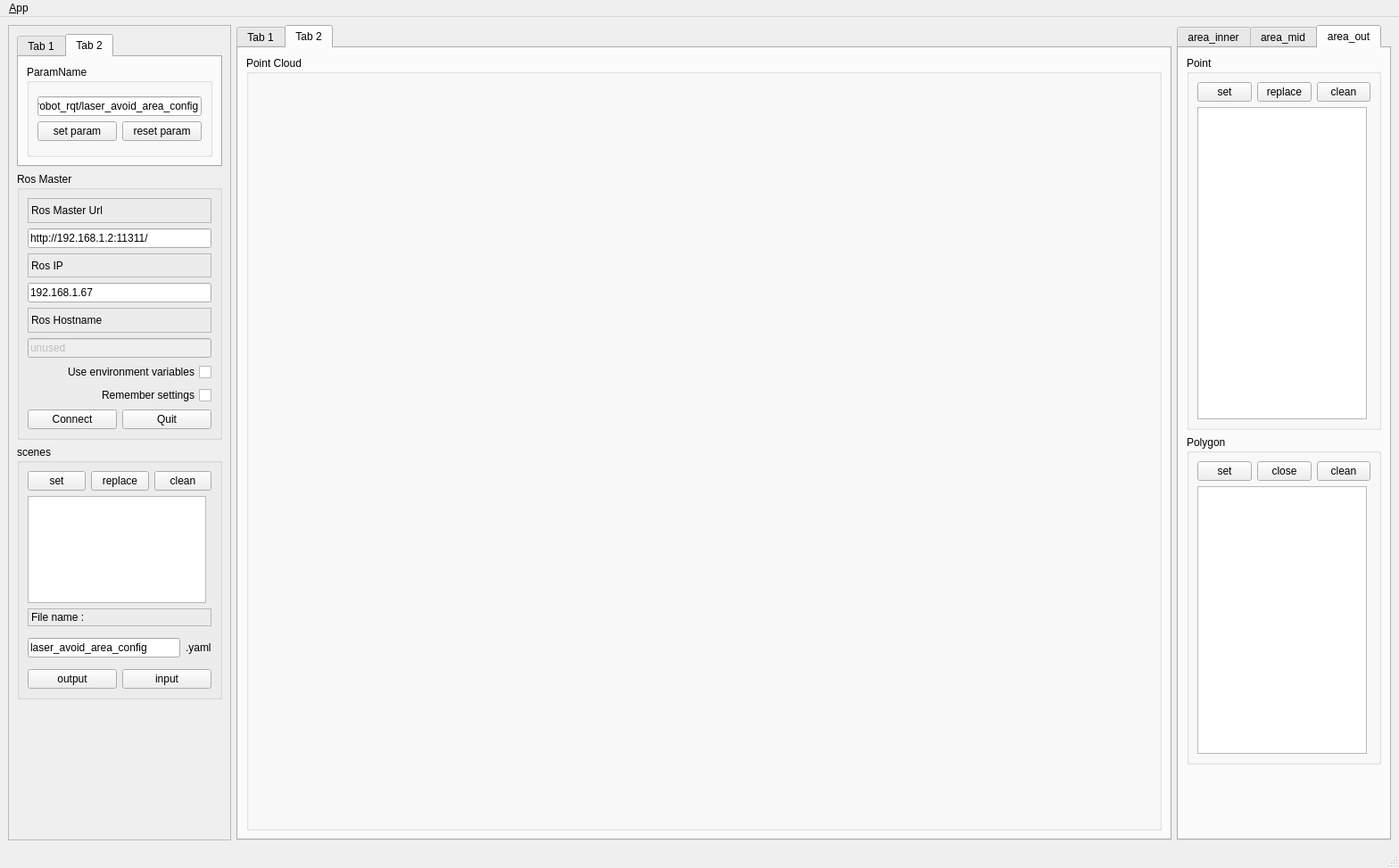
<?xml version="1.0" encoding="UTF-8"?>
<ui version="4.0">
 <class>MainWindowDesign</class>
 <widget class="QMainWindow" name="MainWindowDesign">
  <property name="geometry">
   <rect>
    <x>0</x>
    <y>0</y>
    <width>1568</width>
    <height>973</height>
   </rect>
  </property>
  <property name="windowTitle">
   <string>QRosApp</string>
  </property>
  <property name="windowIcon">
   <iconset resource="../resources/images.qrc">
    <normaloff>:/images/icon.png</normaloff>:/images/icon.png</iconset>
  </property>
  <property name="locale">
   <locale language="English" country="Australia"/>
  </property>
  <widget class="QWidget" name="centralwidget">
   <layout class="QHBoxLayout" name="horizontalLayout_10">
    <item>
     <widget class="QFrame" name="frame">
      <property name="sizePolicy">
       <sizepolicy hsizetype="Minimum" vsizetype="Preferred">
        <horstretch>0</horstretch>
        <verstretch>0</verstretch>
       </sizepolicy>
      </property>
      <property name="minimumSize">
       <size>
        <width>250</width>
        <height>0</height>
       </size>
      </property>
      <property name="maximumSize">
       <size>
        <width>250</width>
        <height>16777215</height>
       </size>
      </property>
      <property name="frameShape">
       <enum>QFrame::StyledPanel</enum>
      </property>
      <property name="frameShadow">
       <enum>QFrame::Raised</enum>
      </property>
      <layout class="QVBoxLayout" name="verticalLayout_25">
       <item>
        <widget class="QTabWidget" name="tabWidget_3">
         <property name="currentIndex">
          <number>1</number>
         </property>
         <widget class="QWidget" name="tab">
          <attribute name="title">
           <string>Tab 1</string>
          </attribute>
          <layout class="QVBoxLayout" name="verticalLayout_24">
           <item>
            <widget class="QGroupBox" name="groupBox_10">
             <property name="title">
              <string>topic_choose</string>
             </property>
             <layout class="QVBoxLayout" name="verticalLayout_5">
              <item>
               <layout class="QVBoxLayout" name="verticalLayout_3">
                <item>
                 <widget class="QLineEdit" name="lineEdit_topic">
                  <property name="text">
                   <string>/scan</string>
                  </property>
                 </widget>
                </item>
                <item>
                 <layout class="QHBoxLayout" name="horizontalLayout_13">
                  <item>
                   <widget class="QPushButton" name="btn_set_topic">
                    <property name="text">
                     <string>topic_set</string>
                    </property>
                   </widget>
                  </item>
                  <item>
                   <widget class="QPushButton" name="btn_reset_topic">
                    <property name="text">
                     <string>topic_reset</string>
                    </property>
                   </widget>
                  </item>
                 </layout>
                </item>
               </layout>
              </item>
             </layout>
            </widget>
           </item>
          </layout>
         </widget>
         <widget class="QWidget" name="tab_2">
          <attribute name="title">
           <string>Tab 2</string>
          </attribute>
          <layout class="QVBoxLayout" name="verticalLayout_26">
           <item>
            <widget class="QGroupBox" name="groupBox_11">
             <property name="title">
              <string>ParamName</string>
             </property>
             <layout class="QVBoxLayout" name="verticalLayout_23">
              <item>
               <layout class="QVBoxLayout" name="verticalLayout_7">
                <item>
                 <widget class="QLineEdit" name="lineEdit_paramName">
                  <property name="text">
                   <string>/robot_rqt/laser_avoid_area_config</string>
                  </property>
                 </widget>
                </item>
                <item>
                 <layout class="QHBoxLayout" name="horizontalLayout_15">
                  <item>
                   <widget class="QPushButton" name="btn_set_paramName">
                    <property name="text">
                     <string>set param</string>
                    </property>
                   </widget>
                  </item>
                  <item>
                   <widget class="QPushButton" name="btn_reset_paramName">
                    <property name="text">
                     <string>reset param</string>
                    </property>
                   </widget>
                  </item>
                 </layout>
                </item>
               </layout>
              </item>
             </layout>
            </widget>
           </item>
          </layout>
         </widget>
        </widget>
       </item>
       <item>
        <widget class="QGroupBox" name="groupBox">
         <property name="minimumSize">
          <size>
           <width>0</width>
           <height>300</height>
          </size>
         </property>
         <property name="maximumSize">
          <size>
           <width>16777215</width>
           <height>300</height>
          </size>
         </property>
         <property name="title">
          <string>Ros Master</string>
         </property>
         <layout class="QVBoxLayout" name="verticalLayout_6">
          <item>
           <layout class="QVBoxLayout" name="verticalLayout">
            <item>
             <widget class="QLabel" name="label">
              <property name="frameShape">
               <enum>QFrame::StyledPanel</enum>
              </property>
              <property name="frameShadow">
               <enum>QFrame::Raised</enum>
              </property>
              <property name="text">
               <string>Ros Master Url</string>
              </property>
             </widget>
            </item>
            <item>
             <widget class="QLineEdit" name="line_edit_master">
              <property name="text">
               <string>http://192.168.1.2:11311/</string>
              </property>
             </widget>
            </item>
            <item>
             <widget class="QLabel" name="label_2">
              <property name="frameShape">
               <enum>QFrame::StyledPanel</enum>
              </property>
              <property name="frameShadow">
               <enum>QFrame::Raised</enum>
              </property>
              <property name="text">
               <string>Ros IP</string>
              </property>
             </widget>
            </item>
            <item>
             <widget class="QLineEdit" name="line_edit_host">
              <property name="text">
               <string>192.168.1.67</string>
              </property>
             </widget>
            </item>
            <item>
             <widget class="QLabel" name="label_3">
              <property name="frameShape">
               <enum>QFrame::StyledPanel</enum>
              </property>
              <property name="frameShadow">
               <enum>QFrame::Raised</enum>
              </property>
              <property name="text">
               <string>Ros Hostname</string>
              </property>
             </widget>
            </item>
            <item>
             <widget class="QLineEdit" name="line_edit_topic">
              <property name="enabled">
               <bool>false</bool>
              </property>
              <property name="text">
               <string>unused</string>
              </property>
             </widget>
            </item>
            <item>
             <widget class="QCheckBox" name="checkbox_use_environment">
              <property name="layoutDirection">
               <enum>Qt::RightToLeft</enum>
              </property>
              <property name="text">
               <string>Use environment variables</string>
              </property>
             </widget>
            </item>
            <item>
             <widget class="QCheckBox" name="checkbox_remember_settings">
              <property name="layoutDirection">
               <enum>Qt::RightToLeft</enum>
              </property>
              <property name="text">
               <string>Remember settings</string>
              </property>
             </widget>
            </item>
            <item>
             <layout class="QHBoxLayout" name="horizontalLayout_2">
              <item>
               <widget class="QPushButton" name="button_connect">
                <property name="enabled">
                 <bool>true</bool>
                </property>
                <property name="sizePolicy">
                 <sizepolicy hsizetype="MinimumExpanding" vsizetype="Fixed">
                  <horstretch>0</horstretch>
                  <verstretch>0</verstretch>
                 </sizepolicy>
                </property>
                <property name="toolTip">
                 <string>Set the target to the current joint trajectory state.</string>
                </property>
                <property name="statusTip">
                 <string>Clear all waypoints and set the target to the current joint trajectory state.</string>
                </property>
                <property name="text">
                 <string>Connect</string>
                </property>
               </widget>
              </item>
              <item>
               <widget class="QPushButton" name="quit_button">
                <property name="sizePolicy">
                 <sizepolicy hsizetype="MinimumExpanding" vsizetype="Fixed">
                  <horstretch>0</horstretch>
                  <verstretch>0</verstretch>
                 </sizepolicy>
                </property>
                <property name="text">
                 <string>Quit</string>
                </property>
               </widget>
              </item>
             </layout>
            </item>
           </layout>
          </item>
         </layout>
        </widget>
       </item>
       <item>
        <widget class="QGroupBox" name="groupBox_2">
         <property name="minimumSize">
          <size>
           <width>0</width>
           <height>285</height>
          </size>
         </property>
         <property name="maximumSize">
          <size>
           <width>16777215</width>
           <height>285</height>
          </size>
         </property>
         <property name="title">
          <string>scenes</string>
         </property>
         <layout class="QVBoxLayout" name="verticalLayout_4">
          <item>
           <layout class="QHBoxLayout" name="horizontalLayout">
            <item>
             <widget class="QPushButton" name="btn_set_scene">
              <property name="text">
               <string>set</string>
              </property>
             </widget>
            </item>
            <item>
             <widget class="QPushButton" name="btn_replace_scene">
              <property name="text">
               <string>replace</string>
              </property>
             </widget>
            </item>
            <item>
             <widget class="QPushButton" name="btn_clean_scene">
              <property name="text">
               <string>clean</string>
              </property>
             </widget>
            </item>
           </layout>
          </item>
          <item>
           <widget class="QTableWidget" name="table_scene">
            <property name="minimumSize">
             <size>
              <width>200</width>
              <height>120</height>
             </size>
            </property>
            <property name="maximumSize">
             <size>
              <width>200</width>
              <height>120</height>
             </size>
            </property>
           </widget>
          </item>
          <item>
           <widget class="QLabel" name="label_5">
            <property name="minimumSize">
             <size>
              <width>0</width>
              <height>20</height>
             </size>
            </property>
            <property name="maximumSize">
             <size>
              <width>16777215</width>
              <height>20</height>
             </size>
            </property>
            <property name="frameShape">
             <enum>QFrame::StyledPanel</enum>
            </property>
            <property name="text">
             <string>File name :</string>
            </property>
           </widget>
          </item>
          <item>
           <layout class="QHBoxLayout" name="horizontalLayout_14">
            <item>
             <widget class="QLineEdit" name="lineEdit_fileName">
              <property name="text">
               <string>laser_avoid_area_config</string>
              </property>
             </widget>
            </item>
            <item>
             <widget class="QLabel" name="label_4">
              <property name="text">
               <string>.yaml</string>
              </property>
             </widget>
            </item>
           </layout>
          </item>
          <item>
           <layout class="QHBoxLayout" name="horizontalLayout_11">
            <item>
             <widget class="QPushButton" name="btn_scene_output">
              <property name="text">
               <string>output</string>
              </property>
             </widget>
            </item>
            <item>
             <widget class="QPushButton" name="btn_scene_input">
              <property name="text">
               <string>input</string>
              </property>
             </widget>
            </item>
           </layout>
          </item>
         </layout>
        </widget>
       </item>
       <item>
        <spacer name="verticalSpacer">
         <property name="orientation">
          <enum>Qt::Vertical</enum>
         </property>
         <property name="sizeHint" stdset="0">
          <size>
           <width>20</width>
           <height>40</height>
          </size>
         </property>
        </spacer>
       </item>
      </layout>
     </widget>
    </item>
    <item>
     <layout class="QHBoxLayout" name="horizontalLayout_9">
      <item>
       <widget class="QTabWidget" name="tabWidget">
        <property name="currentIndex">
         <number>1</number>
        </property>
        <widget class="QWidget" name="tab_3">
         <attribute name="title">
          <string>Tab 1</string>
         </attribute>
         <layout class="QVBoxLayout" name="verticalLayout_8">
          <item>
           <widget class="QTabWidget" name="tab_manager">
            <property name="minimumSize">
             <size>
              <width>100</width>
              <height>0</height>
             </size>
            </property>
            <property name="locale">
             <locale language="English" country="Australia"/>
            </property>
            <property name="currentIndex">
             <number>0</number>
            </property>
            <widget class="QWidget" name="tab_status">
             <attribute name="title">
              <string>Ros Communications</string>
             </attribute>
             <layout class="QVBoxLayout" name="verticalLayout_2">
              <item>
               <widget class="QGroupBox" name="groupBox_12">
                <property name="sizePolicy">
                 <sizepolicy hsizetype="MinimumExpanding" vsizetype="Preferred">
                  <horstretch>0</horstretch>
                  <verstretch>0</verstretch>
                 </sizepolicy>
                </property>
                <property name="title">
                 <string>Logging</string>
                </property>
                <layout class="QGridLayout" name="gridLayout_3">
                 <item row="0" column="0">
                  <widget class="QListView" name="view_logging"/>
                 </item>
                </layout>
               </widget>
              </item>
             </layout>
            </widget>
           </widget>
          </item>
         </layout>
        </widget>
        <widget class="QWidget" name="tab_4">
         <attribute name="title">
          <string>Tab 2</string>
         </attribute>
         <layout class="QVBoxLayout" name="verticalLayout_10">
          <item>
           <widget class="QGroupBox" name="groupBox_3">
            <property name="title">
             <string>Point Cloud</string>
            </property>
            <layout class="QVBoxLayout" name="verticalLayout_9">
             <item>
              <widget class="QWidget" name="widget_pointCloud" native="true">
               <property name="minimumSize">
                <size>
                 <width>1000</width>
                 <height>720</height>
                </size>
               </property>
               <property name="maximumSize">
                <size>
                 <width>1000</width>
                 <height>720</height>
                </size>
               </property>
              </widget>
             </item>
            </layout>
           </widget>
          </item>
         </layout>
        </widget>
       </widget>
      </item>
      <item>
       <widget class="QTabWidget" name="tabWidget_2">
        <property name="minimumSize">
         <size>
          <width>240</width>
          <height>0</height>
         </size>
        </property>
        <property name="maximumSize">
         <size>
          <width>240</width>
          <height>16777215</height>
         </size>
        </property>
        <property name="currentIndex">
         <number>2</number>
        </property>
        <widget class="QWidget" name="tab_5">
         <attribute name="title">
          <string>area_inner</string>
         </attribute>
         <layout class="QVBoxLayout" name="verticalLayout_15">
          <item>
           <layout class="QVBoxLayout" name="verticalLayout_11">
            <item>
             <widget class="QGroupBox" name="groupBox_4">
              <property name="title">
               <string>Point</string>
              </property>
              <layout class="QVBoxLayout" name="verticalLayout_12">
               <item>
                <layout class="QHBoxLayout" name="horizontalLayout_3">
                 <item>
                  <widget class="QPushButton" name="btn_set_point_inner">
                   <property name="text">
                    <string>set</string>
                   </property>
                  </widget>
                 </item>
                 <item>
                  <widget class="QPushButton" name="btn_replace_point_inner">
                   <property name="text">
                    <string>replace</string>
                   </property>
                  </widget>
                 </item>
                 <item>
                  <widget class="QPushButton" name="btn_clean_point_inner">
                   <property name="text">
                    <string>clean</string>
                   </property>
                  </widget>
                 </item>
                </layout>
               </item>
               <item>
                <widget class="QTableWidget" name="table_point_inner">
                 <property name="minimumSize">
                  <size>
                   <width>190</width>
                   <height>350</height>
                  </size>
                 </property>
                 <property name="maximumSize">
                  <size>
                   <width>190</width>
                   <height>350</height>
                  </size>
                 </property>
                </widget>
               </item>
              </layout>
             </widget>
            </item>
            <item>
             <widget class="QGroupBox" name="groupBox_5">
              <property name="title">
               <string>Polygon</string>
              </property>
              <layout class="QVBoxLayout" name="verticalLayout_13">
               <item>
                <layout class="QHBoxLayout" name="horizontalLayout_4">
                 <item>
                  <widget class="QPushButton" name="btn_set_polygon_inner">
                   <property name="text">
                    <string>set</string>
                   </property>
                  </widget>
                 </item>
                 <item>
                  <widget class="QPushButton" name="btn_close_polygon_inner">
                   <property name="text">
                    <string>close</string>
                   </property>
                  </widget>
                 </item>
                 <item>
                  <widget class="QPushButton" name="btn_clean_polygon_inner">
                   <property name="text">
                    <string>clean</string>
                   </property>
                  </widget>
                 </item>
                </layout>
               </item>
               <item>
                <widget class="QTableWidget" name="table_polygon_inner">
                 <property name="minimumSize">
                  <size>
                   <width>190</width>
                   <height>300</height>
                  </size>
                 </property>
                 <property name="maximumSize">
                  <size>
                   <width>190</width>
                   <height>300</height>
                  </size>
                 </property>
                </widget>
               </item>
              </layout>
             </widget>
            </item>
           </layout>
          </item>
          <item>
           <spacer name="verticalSpacer_4">
            <property name="orientation">
             <enum>Qt::Vertical</enum>
            </property>
            <property name="sizeHint" stdset="0">
             <size>
              <width>20</width>
              <height>40</height>
             </size>
            </property>
           </spacer>
          </item>
         </layout>
        </widget>
        <widget class="QWidget" name="tab_6">
         <attribute name="title">
          <string>area_mid</string>
         </attribute>
         <layout class="QVBoxLayout" name="verticalLayout_16">
          <item>
           <layout class="QVBoxLayout" name="verticalLayout_14">
            <item>
             <widget class="QGroupBox" name="groupBox_6">
              <property name="title">
               <string>Point</string>
              </property>
              <layout class="QVBoxLayout" name="verticalLayout_17">
               <item>
                <layout class="QHBoxLayout" name="horizontalLayout_5">
                 <item>
                  <widget class="QPushButton" name="btn_set_point_mid">
                   <property name="text">
                    <string>set</string>
                   </property>
                  </widget>
                 </item>
                 <item>
                  <widget class="QPushButton" name="btn_replace_point_mid">
                   <property name="text">
                    <string>replace</string>
                   </property>
                  </widget>
                 </item>
                 <item>
                  <widget class="QPushButton" name="btn_clean_point_mid">
                   <property name="text">
                    <string>clean</string>
                   </property>
                  </widget>
                 </item>
                </layout>
               </item>
               <item>
                <widget class="QTableWidget" name="table_point_mid">
                 <property name="minimumSize">
                  <size>
                   <width>190</width>
                   <height>350</height>
                  </size>
                 </property>
                 <property name="maximumSize">
                  <size>
                   <width>190</width>
                   <height>350</height>
                  </size>
                 </property>
                </widget>
               </item>
              </layout>
             </widget>
            </item>
            <item>
             <widget class="QGroupBox" name="groupBox_7">
              <property name="title">
               <string>Polygon</string>
              </property>
              <layout class="QVBoxLayout" name="verticalLayout_18">
               <item>
                <layout class="QHBoxLayout" name="horizontalLayout_6">
                 <item>
                  <widget class="QPushButton" name="btn_set_polygon_mid">
                   <property name="text">
                    <string>set</string>
                   </property>
                  </widget>
                 </item>
                 <item>
                  <widget class="QPushButton" name="btn_close_polygon_mid">
                   <property name="text">
                    <string>close</string>
                   </property>
                  </widget>
                 </item>
                 <item>
                  <widget class="QPushButton" name="btn_clean_polygon_mid">
                   <property name="text">
                    <string>clean</string>
                   </property>
                  </widget>
                 </item>
                </layout>
               </item>
               <item>
                <widget class="QTableWidget" name="table_polygon_mid">
                 <property name="minimumSize">
                  <size>
                   <width>190</width>
                   <height>300</height>
                  </size>
                 </property>
                 <property name="maximumSize">
                  <size>
                   <width>190</width>
                   <height>300</height>
                  </size>
                 </property>
                </widget>
               </item>
              </layout>
             </widget>
            </item>
           </layout>
          </item>
          <item>
           <spacer name="verticalSpacer_3">
            <property name="orientation">
             <enum>Qt::Vertical</enum>
            </property>
            <property name="sizeHint" stdset="0">
             <size>
              <width>20</width>
              <height>40</height>
             </size>
            </property>
           </spacer>
          </item>
         </layout>
        </widget>
        <widget class="QWidget" name="tab_7">
         <attribute name="title">
          <string>area_out</string>
         </attribute>
         <layout class="QVBoxLayout" name="verticalLayout_19">
          <item>
           <layout class="QVBoxLayout" name="verticalLayout_20">
            <item>
             <widget class="QGroupBox" name="groupBox_8">
              <property name="title">
               <string>Point</string>
              </property>
              <layout class="QVBoxLayout" name="verticalLayout_21">
               <item>
                <layout class="QHBoxLayout" name="horizontalLayout_7">
                 <item>
                  <widget class="QPushButton" name="btn_set_point_out">
                   <property name="text">
                    <string>set</string>
                   </property>
                  </widget>
                 </item>
                 <item>
                  <widget class="QPushButton" name="btn_replace_point_out">
                   <property name="text">
                    <string>replace</string>
                   </property>
                  </widget>
                 </item>
                 <item>
                  <widget class="QPushButton" name="btn_clean_point_out">
                   <property name="text">
                    <string>clean</string>
                   </property>
                  </widget>
                 </item>
                </layout>
               </item>
               <item>
                <widget class="QTableWidget" name="table_point_out">
                 <property name="minimumSize">
                  <size>
                   <width>190</width>
                   <height>350</height>
                  </size>
                 </property>
                 <property name="maximumSize">
                  <size>
                   <width>190</width>
                   <height>350</height>
                  </size>
                 </property>
                </widget>
               </item>
              </layout>
             </widget>
            </item>
            <item>
             <widget class="QGroupBox" name="groupBox_9">
              <property name="title">
               <string>Polygon</string>
              </property>
              <layout class="QVBoxLayout" name="verticalLayout_22">
               <item>
                <layout class="QHBoxLayout" name="horizontalLayout_8">
                 <item>
                  <widget class="QPushButton" name="btn_set_polygon_out">
                   <property name="text">
                    <string>set</string>
                   </property>
                  </widget>
                 </item>
                 <item>
                  <widget class="QPushButton" name="btn_close_polygon_out">
                   <property name="text">
                    <string>close</string>
                   </property>
                  </widget>
                 </item>
                 <item>
                  <widget class="QPushButton" name="btn_clean_polygon_out">
                   <property name="text">
                    <string>clean</string>
                   </property>
                  </widget>
                 </item>
                </layout>
               </item>
               <item>
                <widget class="QTableWidget" name="table_polygon_out">
                 <property name="minimumSize">
                  <size>
                   <width>190</width>
                   <height>300</height>
                  </size>
                 </property>
                 <property name="maximumSize">
                  <size>
                   <width>190</width>
                   <height>300</height>
                  </size>
                 </property>
                </widget>
               </item>
              </layout>
             </widget>
            </item>
           </layout>
          </item>
          <item>
           <spacer name="verticalSpacer_2">
            <property name="orientation">
             <enum>Qt::Vertical</enum>
            </property>
            <property name="sizeHint" stdset="0">
             <size>
              <width>20</width>
              <height>40</height>
             </size>
            </property>
           </spacer>
          </item>
         </layout>
        </widget>
       </widget>
      </item>
     </layout>
    </item>
   </layout>
  </widget>
  <widget class="QMenuBar" name="menubar">
   <property name="geometry">
    <rect>
     <x>0</x>
     <y>0</y>
     <width>1568</width>
     <height>22</height>
    </rect>
   </property>
   <widget class="QMenu" name="menu_File">
    <property name="title">
     <string>&amp;App</string>
    </property>
    <addaction name="action_Preferences"/>
    <addaction name="separator"/>
    <addaction name="actionAbout"/>
    <addaction name="actionAbout_Qt"/>
    <addaction name="separator"/>
    <addaction name="action_Quit"/>
   </widget>
   <addaction name="menu_File"/>
  </widget>
  <widget class="QStatusBar" name="statusbar"/>
  <action name="action_Quit">
   <property name="text">
    <string>&amp;Quit</string>
   </property>
   <property name="shortcut">
    <string>Ctrl+Q</string>
   </property>
   <property name="shortcutContext">
    <enum>Qt::ApplicationShortcut</enum>
   </property>
  </action>
  <action name="action_Preferences">
   <property name="text">
    <string>&amp;Preferences</string>
   </property>
  </action>
  <action name="actionAbout">
   <property name="text">
    <string>&amp;About</string>
   </property>
  </action>
  <action name="actionAbout_Qt">
   <property name="text">
    <string>About &amp;Qt</string>
   </property>
  </action>
 </widget>
 <resources>
  <include location="../resources/images.qrc"/>
 </resources>
 <connections>
  <connection>
   <sender>action_Quit</sender>
   <signal>triggered()</signal>
   <receiver>MainWindowDesign</receiver>
   <slot>close()</slot>
   <hints>
    <hint type="sourcelabel">
     <x>-1</x>
     <y>-1</y>
    </hint>
    <hint type="destinationlabel">
     <x>399</x>
     <y>299</y>
    </hint>
   </hints>
  </connection>
  <connection>
   <sender>quit_button</sender>
   <signal>clicked()</signal>
   <receiver>MainWindowDesign</receiver>
   <slot>close()</slot>
   <hints>
    <hint type="sourcelabel">
     <x>859</x>
     <y>552</y>
    </hint>
    <hint type="destinationlabel">
     <x>469</x>
     <y>299</y>
    </hint>
   </hints>
  </connection>
 </connections>
</ui>
